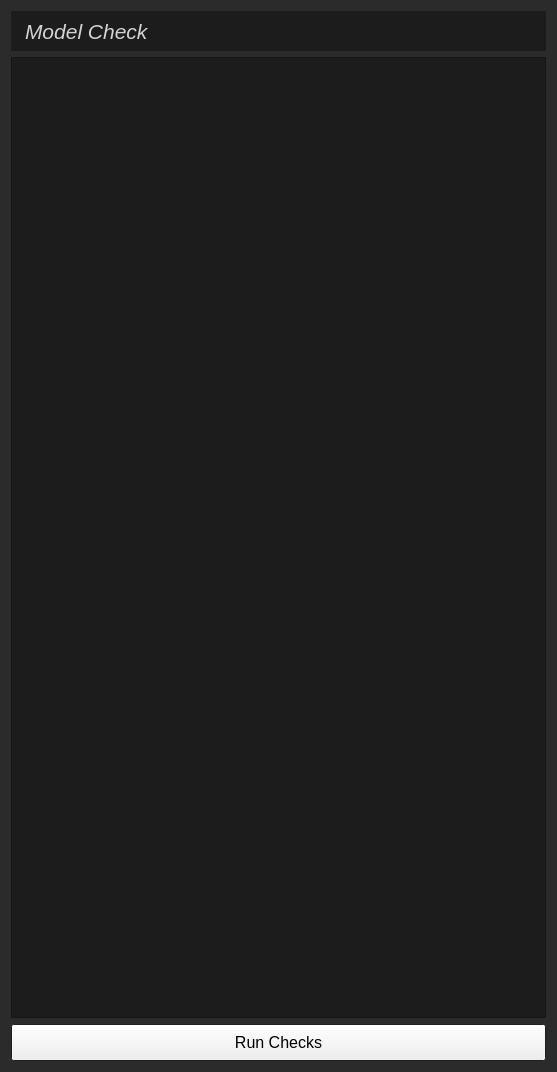
<?xml version="1.0" encoding="UTF-8"?>
<ui version="4.0">
 <class>modelCheck</class>
 <widget class="QWidget" name="modelCheck">
  <property name="geometry">
   <rect>
    <x>0</x>
    <y>0</y>
    <width>557</width>
    <height>1072</height>
   </rect>
  </property>
  <property name="palette">
   <palette>
    <active>
     <colorrole role="Base">
      <brush brushstyle="SolidPattern">
       <color alpha="255">
        <red>255</red>
        <green>255</green>
        <blue>255</blue>
       </color>
      </brush>
     </colorrole>
     <colorrole role="Window">
      <brush brushstyle="SolidPattern">
       <color alpha="255">
        <red>43</red>
        <green>43</green>
        <blue>43</blue>
       </color>
      </brush>
     </colorrole>
    </active>
    <inactive>
     <colorrole role="Base">
      <brush brushstyle="SolidPattern">
       <color alpha="255">
        <red>255</red>
        <green>255</green>
        <blue>255</blue>
       </color>
      </brush>
     </colorrole>
     <colorrole role="Window">
      <brush brushstyle="SolidPattern">
       <color alpha="255">
        <red>43</red>
        <green>43</green>
        <blue>43</blue>
       </color>
      </brush>
     </colorrole>
    </inactive>
    <disabled>
     <colorrole role="Base">
      <brush brushstyle="SolidPattern">
       <color alpha="255">
        <red>43</red>
        <green>43</green>
        <blue>43</blue>
       </color>
      </brush>
     </colorrole>
     <colorrole role="Window">
      <brush brushstyle="SolidPattern">
       <color alpha="255">
        <red>43</red>
        <green>43</green>
        <blue>43</blue>
       </color>
      </brush>
     </colorrole>
    </disabled>
   </palette>
  </property>
  <property name="windowTitle">
   <string>Model Check</string>
  </property>
  <property name="styleSheet">
   <string notr="true">backgound-color:rgb(43, 43, 43)</string>
  </property>
  <layout class="QVBoxLayout" name="verticalLayout" stretch="0,0">
   <item>
    <widget class="QFrame" name="frame">
     <property name="minimumSize">
      <size>
       <width>0</width>
       <height>40</height>
      </size>
     </property>
     <property name="maximumSize">
      <size>
       <width>16777215</width>
       <height>40</height>
      </size>
     </property>
     <property name="styleSheet">
      <string notr="true">background-color:rgb(28,28,28);</string>
     </property>
     <property name="frameShape">
      <enum>QFrame::NoFrame</enum>
     </property>
     <property name="frameShadow">
      <enum>QFrame::Plain</enum>
     </property>
     <layout class="QHBoxLayout" name="horizontalLayout_2">
      <property name="leftMargin">
       <number>14</number>
      </property>
      <property name="topMargin">
       <number>2</number>
      </property>
      <property name="rightMargin">
       <number>8</number>
      </property>
      <property name="bottomMargin">
       <number>2</number>
      </property>
      <item>
       <widget class="QLabel" name="label">
        <property name="font">
         <font>
          <pointsize>16</pointsize>
          <italic>true</italic>
         </font>
        </property>
        <property name="styleSheet">
         <string notr="true">color:lightGrey</string>
        </property>
        <property name="text">
         <string>Model Check</string>
        </property>
        <property name="indent">
         <number>0</number>
        </property>
       </widget>
      </item>
      <item>
       <widget class="QPushButton" name="helpBtn">
        <property name="maximumSize">
         <size>
          <width>30</width>
          <height>16777215</height>
         </size>
        </property>
        <property name="icon">
         <iconset>
          <normaloff>../../tools/maya/icons/help.png</normaloff>../../tools/maya/icons/help.png</iconset>
        </property>
        <property name="flat">
         <bool>true</bool>
        </property>
       </widget>
      </item>
     </layout>
    </widget>
   </item>
   <item>
    <widget class="QWidget" name="widget" native="true">
     <layout class="QVBoxLayout" name="verticalLayout_3">
      <property name="leftMargin">
       <number>0</number>
      </property>
      <property name="topMargin">
       <number>0</number>
      </property>
      <property name="rightMargin">
       <number>0</number>
      </property>
      <property name="bottomMargin">
       <number>0</number>
      </property>
      <item>
       <widget class="QTreeWidget" name="checkTree">
        <property name="contextMenuPolicy">
         <enum>Qt::ActionsContextMenu</enum>
        </property>
        <property name="styleSheet">
         <string notr="true">QTreeWidget{
background-color:rgb(28, 28, 28);
alternate-background-color:rgb(35,35,35);

}
</string>
        </property>
        <property name="editTriggers">
         <set>QAbstractItemView::NoEditTriggers</set>
        </property>
        <property name="showDropIndicator" stdset="0">
         <bool>false</bool>
        </property>
        <property name="alternatingRowColors">
         <bool>true</bool>
        </property>
        <property name="selectionBehavior">
         <enum>QAbstractItemView::SelectRows</enum>
        </property>
        <property name="uniformRowHeights">
         <bool>true</bool>
        </property>
        <property name="allColumnsShowFocus">
         <bool>true</bool>
        </property>
        <property name="columnCount">
         <number>4</number>
        </property>
        <attribute name="headerVisible">
         <bool>false</bool>
        </attribute>
        <attribute name="headerDefaultSectionSize">
         <number>70</number>
        </attribute>
        <attribute name="headerMinimumSectionSize">
         <number>70</number>
        </attribute>
        <attribute name="headerStretchLastSection">
         <bool>false</bool>
        </attribute>
        <column>
         <property name="text">
          <string notr="true">1</string>
         </property>
        </column>
        <column>
         <property name="text">
          <string notr="true">2</string>
         </property>
        </column>
        <column>
         <property name="text">
          <string notr="true">3</string>
         </property>
        </column>
        <column>
         <property name="text">
          <string notr="true">4</string>
         </property>
        </column>
       </widget>
      </item>
      <item>
       <widget class="QPushButton" name="checkBtn">
        <property name="minimumSize">
         <size>
          <width>0</width>
          <height>37</height>
         </size>
        </property>
        <property name="font">
         <font>
          <pointsize>12</pointsize>
         </font>
        </property>
        <property name="toolTip">
         <string>&lt;!DOCTYPE HTML PUBLIC &quot;-//W3C//DTD HTML 4.0//EN&quot; &quot;http://www.w3.org/TR/REC-html40/strict.dtd&quot;&gt;
&lt;html&gt;&lt;head&gt;&lt;meta name=&quot;qrichtext&quot; content=&quot;1&quot; /&gt;&lt;style type=&quot;text/css&quot;&gt;
p, li { white-space: pre-wrap; }
&lt;/style&gt;&lt;/head&gt;&lt;body style=&quot; font-family:'Sans Serif'; font-size:12pt; font-weight:400; font-style:normal;&quot;&gt;
&lt;p style=&quot; margin-top:0px; margin-bottom:0px; margin-left:0px; margin-right:0px; -qt-block-indent:0; text-indent:0px;&quot;&gt;Export all selected deformers, constraints and SDKs.&lt;/p&gt;&lt;/body&gt;&lt;/html&gt;</string>
        </property>
        <property name="styleSheet">
         <string notr="true"/>
        </property>
        <property name="text">
         <string>Run Checks</string>
        </property>
       </widget>
      </item>
     </layout>
    </widget>
   </item>
  </layout>
 </widget>
 <resources/>
 <connections/>
</ui>
